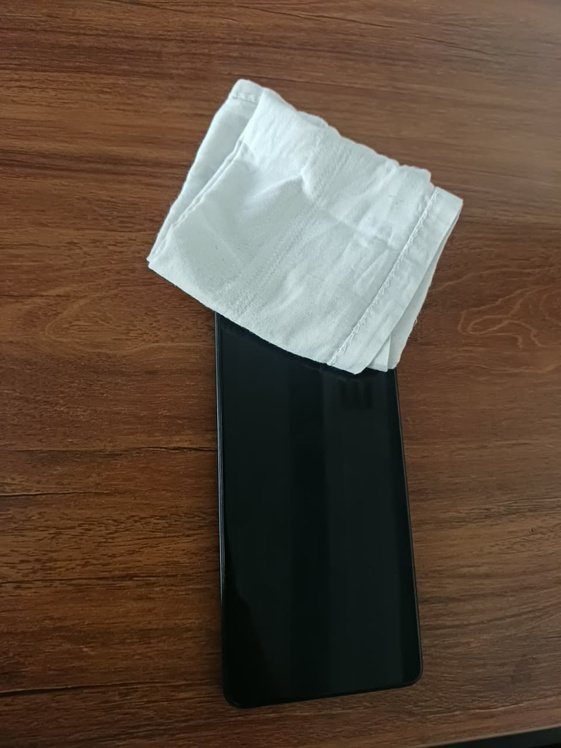
#> input picture sift-image-1.jpeg, 561 x 748 px, shrunk from 960 x 1280 before the run
$ python sift_matching.py
#> lines starting #> are read from the running program, lines starting #| are printed output that depends on the picture
import cv2
import numpy as np
import matplotlib.pyplot as plt


def load_images(image1_path, image2_path):
    """Load two images from file paths."""
    img1 = cv2.imread(image1_path)
    img2 = cv2.imread(image2_path)

    if img1 is None:
        raise ValueError(f"Could not load image from {image1_path}")
    if img2 is None:
        raise ValueError(f"Could not load image from {image2_path}")

    # Convert to grayscale for SIFT detection
    gray1 = cv2.cvtColor(img1, cv2.COLOR_BGR2GRAY)
    gray2 = cv2.cvtColor(img2, cv2.COLOR_BGR2GRAY)

    return img1, img2, gray1, gray2


def detect_and_compute_sift(gray1, gray2):
    """Detect keypoints and compute SIFT descriptors."""
    # Initialize SIFT detector
    sift = cv2.SIFT_create()

    # Detect keypoints and compute descriptors
    keypoints1, descriptors1 = sift.detectAndCompute(gray1, None)
    keypoints2, descriptors2 = sift.detectAndCompute(gray2, None)

    print(f"Image 1: Found {len(keypoints1)} keypoints")
    print(f"Image 2: Found {len(keypoints2)} keypoints")

    return keypoints1, descriptors1, keypoints2, descriptors2


def match_descriptors(descriptors1, descriptors2, ratio_threshold=0.75):
    """Match descriptors using FLANN-based matcher with ratio test."""
    # FLANN parameters
    FLANN_INDEX_KDTREE = 1
    index_params = dict(algorithm=FLANN_INDEX_KDTREE, trees=5)
    search_params = dict(checks=50)

    # Initialize FLANN matcher
    flann = cv2.FlannBasedMatcher(index_params, search_params)

    # Find k=2 best matches for each descriptor
    matches = flann.knnMatch(descriptors1, descriptors2, k=2)

    # Apply Lowe's ratio test to filter good matches
    good_matches = []
    for match_pair in matches:
        if len(match_pair) == 2:
            m, n = match_pair
            if m.distance < ratio_threshold * n.distance:
                good_matches.append(m)

    print(f"Found {len(good_matches)} good matches after ratio test")

    return good_matches


def visualize_matches(img1, keypoints1, img2, keypoints2, matches, output_path='matches.jpg'):
    """Visualize matched keypoints between two images."""
    # Draw matches
    img_matches = cv2.drawMatches(
        img1, keypoints1,
        img2, keypoints2,
        matches,
        None,
        flags=cv2.DrawMatchesFlags_NOT_DRAW_SINGLE_POINTS
    )

    # Display using matplotlib
    plt.figure(figsize=(16, 8))
    plt.imshow(cv2.cvtColor(img_matches, cv2.COLOR_BGR2RGB))
    plt.title(f'SIFT Feature Matching - {len(matches)} matches')
    plt.axis('off')
    plt.tight_layout()

    # Save the result
    plt.savefig(output_path, dpi=150, bbox_inches='tight')
    print(f"Saved visualization to {output_path}")

    plt.show()


def find_homography(keypoints1, keypoints2, good_matches, min_match_count=10):
    """Find homography matrix and draw inlier matches."""
    if len(good_matches) < min_match_count:
        print(f"Not enough matches found - {len(good_matches)}/{min_match_count}")
        return None, None

    # Extract location of good matches
    src_pts = np.float32([keypoints1[m.queryIdx].pt for m in good_matches]).reshape(-1, 1, 2)
    dst_pts = np.float32([keypoints2[m.trainIdx].pt for m in good_matches]).reshape(-1, 1, 2)

    # Find homography using RANSAC
    M, mask = cv2.findHomography(src_pts, dst_pts, cv2.RANSAC, 5.0)

    # Count inliers
    inliers = mask.ravel().tolist()
    inlier_count = sum(inliers)
    print(f"Found {inlier_count} inliers out of {len(good_matches)} matches")

    return M, mask


def main():
    """Main function to run SIFT image matching."""
    # Specify your image paths here
    image1_path = 'sift-image-1.jpeg'
    image2_path = 'sift-image-2.jpeg'

    print("=" * 60)
    print("SIFT Image Matching")
    print("=" * 60)

    # Load images
    print("\n1. Loading images...")
    img1, img2, gray1, gray2 = load_images(image1_path, image2_path)
#> in load_images, img1 is the input picture: shape (748, 561, 3); mean B, G, R 61.3, 76.2, 93.8
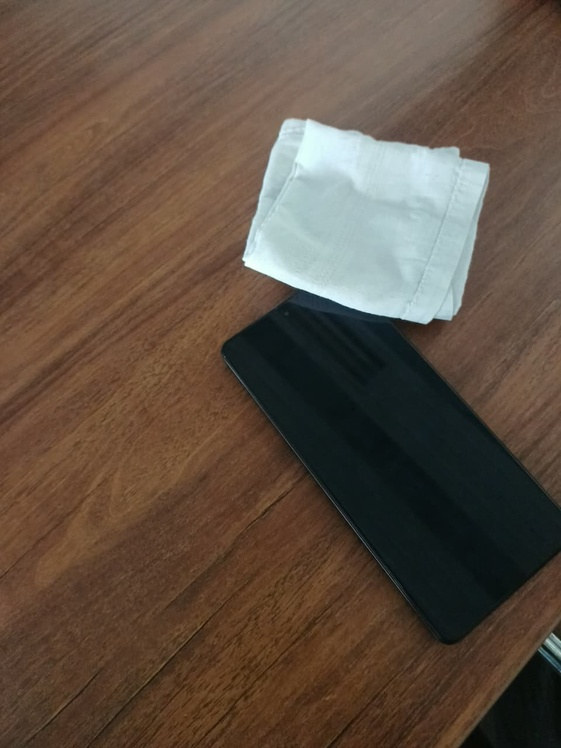
#> input picture sift-image-2.jpeg, 561 x 748 px, shrunk from 960 x 1280 before the run
#> in load_images, img2 is the input picture: shape (748, 561, 3); mean B, G, R 66.5, 80, 95.9
#> in load_images, `gray1 = cv2.cvtColor(img1, cv2.COLOR_BGR2GRAY)`:
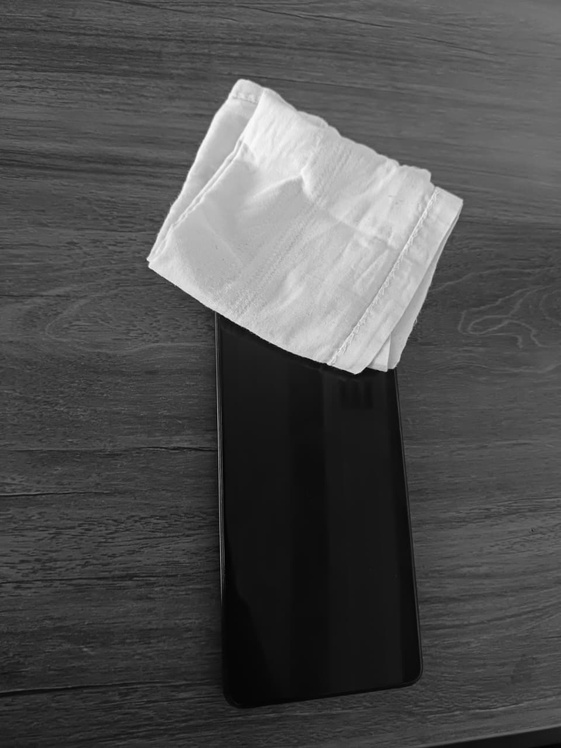
#> gray1: shape (748, 561); min 1, max 250, mean 79.8
#> in load_images, `gray2 = cv2.cvtColor(img2, cv2.COLOR_BGR2GRAY)`:
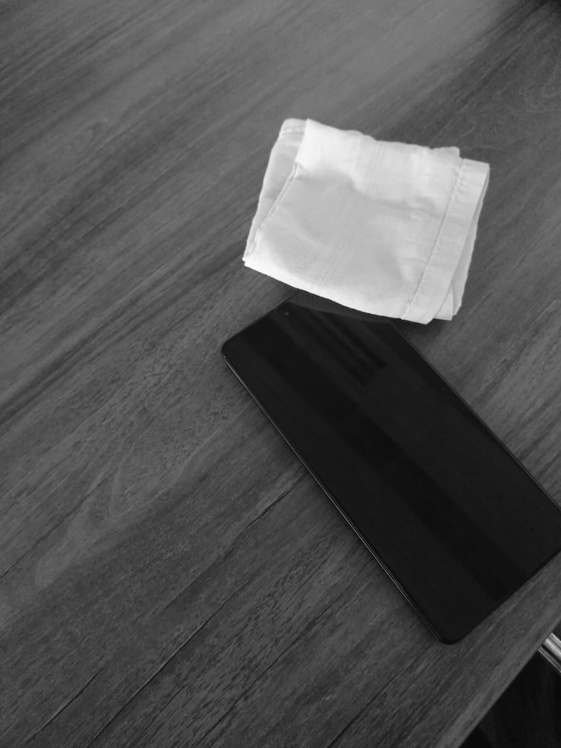
#> gray2: shape (748, 561); min 4, max 252, mean 83.2

    # Detect and compute SIFT features
    print("\n2. Detecting SIFT features...")
    keypoints1, descriptors1, keypoints2, descriptors2 = detect_and_compute_sift(gray1, gray2)
#> in detect_and_compute_sift, `keypoints1, descriptors1 = sift.detectAndCompute(gray1, None)`: keypoints1 = 332 keypoints; strongest (x, y, size): (303, 231, 168.7), (261, 135, 67.1), (329, 363, 2.6), (356, 371, 5.5)
#> in detect_and_compute_sift, `keypoints2, descriptors2 = sift.detectAndCompute(gray2, None)`: keypoints2 = 132 keypoints; strongest (x, y, size): (362, 218, 135.5), (260, 258, 22.8), (246, 264, 2.4), (311, 147, 43.7)
#| Image 1: Found 332 keypoints
#| Image 2: Found 132 keypoints

    # Match descriptors
    print("\n3. Matching descriptors...")
    good_matches = match_descriptors(descriptors1, descriptors2, ratio_threshold=0.75)
#> in match_descriptors, `matches = flann.knnMatch(descriptors1, descriptors2, k=2)`: matches = 332 matches
#> after the loop in match_descriptors, `for match_pair in matches:`: good_matches = 42 matches
#| Found 42 good matches after ratio test
#> good_matches = 42 matches

    # Find homography (optional - for robustness)
    print("\n4. Finding homography...")
    M, mask = find_homography(keypoints1, keypoints2, good_matches)
#> in find_homography, `src_pts = np.float32([keypoints1[m.queryIdx].pt for m in good_matches]..`: src_pts = 42 rows, first 8: [22.1, 561.3], [58.2, 295.5], [115, 520.5], [150.1, 266.1], [150.1, 266.1], [152, 243.7], [161.4, 534.3], [166, 258.8]
#> in find_homography, `dst_pts = np.float32([keypoints2[m.trainIdx].pt for m in good_matches]..`: dst_pts = 42 rows, first 8: [233.8, 678], [98.86, 484.8], [269.2, 595.1], [245.9, 264.5], [245.9, 264.5], [253.2, 215.2], [307.3, 576.3], [474.8, 177]
#> in find_homography, `M, mask = cv2.findHomography(src_pts, dst_pts, cv2.RANSAC, 5.0)`: M = [[0.53, 0.205, 113.4], [-0.267, 0.731, 111.6], [-0.000545, 0.000333, 1]]; mask = 42 values, max 1 at index 3, min 0 at index 0, mean 0.286
#> in find_homography, `inliers = mask.ravel().tolist()`: inliers has the same summary as mask
#> in find_homography, `inlier_count = sum(inliers)`: inlier_count = 12
#| Found 12 inliers out of 42 matches

    # Visualize matches
    print("\n5. Visualizing matches...")
    visualize_matches(img1, keypoints1, img2, keypoints2, good_matches, 'sift_matches.jpg')
#> in visualize_matches, `img_matches = cv2.drawMatches( img1, keypoints1, img2, keypoints2, mat..`:
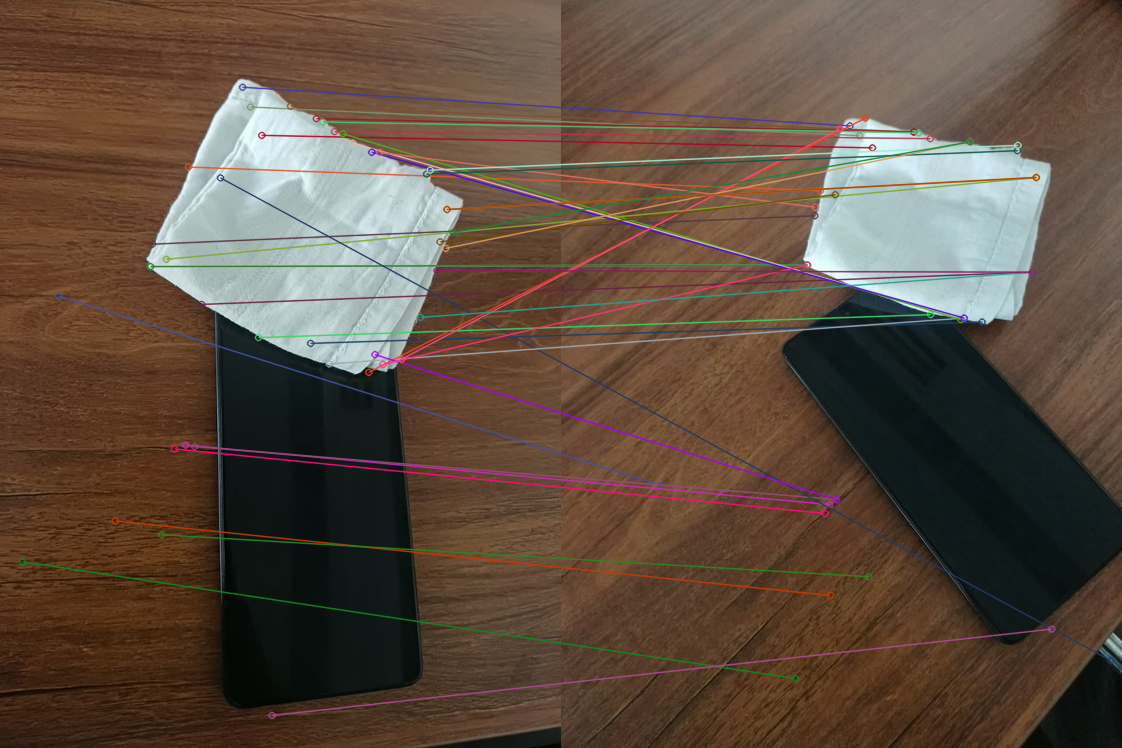
#> img_matches: shape (748, 1122, 3); mean B, G, R 64.3, 77.9, 95.3

    print("\n" + "=" * 60)
    print("Done!")
    print("=" * 60)


if __name__ == "__main__":
    main()
